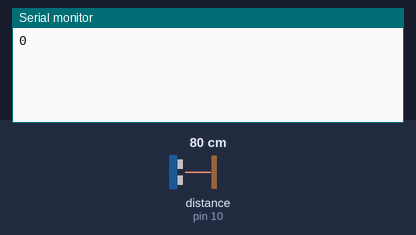
Recording of a sketch running on a simulated Arduino Uno, built with avr-gcc and run on an emulated ATmega328P. On the bench: the last lines printed to the serial monitor. Wiring (inferred from the names in the program): ultrasonic range finder: trigger pin 9; echo pin 10. The test bench sets the inputs (shaded band); at power-on: distance to the obstacle (sensor on pin 10) 80 cm. The echo pulse lasts 58.3 µs per cm.

Above: at 1.8 s.
1.9 s: distance to the obstacle (sensor on pin 10) set to 2 cm
At 2.8 s:
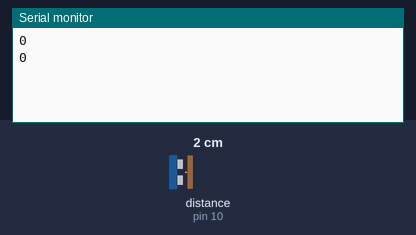
3.4 s: distance to the obstacle (sensor on pin 10) set to 4 cm
At 4.8 s:
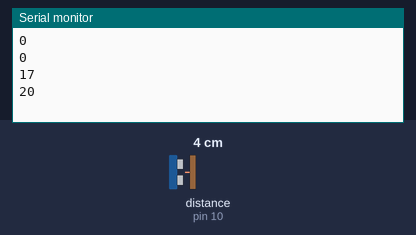
Timing chart, 0 to 6.4 s (numbered marks = the images above; inputs shaded):
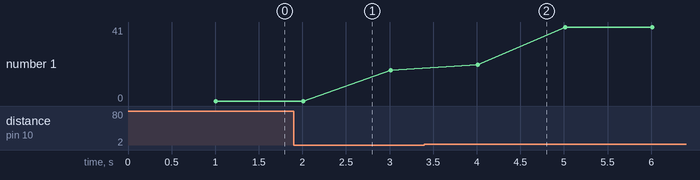

Measured:
- plotted number 1: 0 → 17 after the input at 1.9 s, 17 → 41 after the input at 3.4 s

The sketch:

UltrasonicSensor-Distance-Calculator.ino
```cpp
//defining the ultrasonic sensor pins
  const int trigPin = 9;
  const int echoPin = 10;

long duration;
int distance;
long notInUse;

void setup() {
  // put your setup code here, to run once:
  pinMode(echoPin, INPUT);
  pinMode(trigPin, OUTPUT);
  Serial.begin(9600);

}

void loop() {
  // put your main code here, to run repeatedly:

//clears the alr stored data
  digitalWrite(trigPin,LOW);
  delayMicroseconds(10);

  digitalWrite(trigPin,HIGH);
  delayMicroseconds(10);

  digitalWrite(trigPin,LOW);
  delayMicroseconds(10);

  duration = pulseIn(echoPin,HIGH);  //gives time value (kitne time tak pulse high rehti hai)
  distance = duration * 0.352/2;

  notInUse = pulseIn(echoPin,LOW);


  if (distance <= 500){
    Serial.println(distance);
   }
   else{
     Serial.println(notInUse);
   }


}
```
